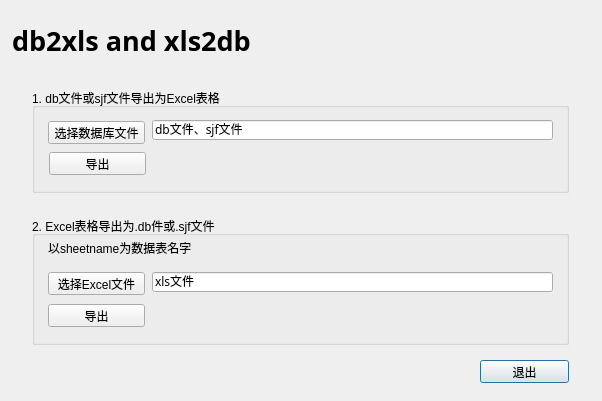
<?xml version="1.0" encoding="UTF-8"?>
<ui version="4.0">
 <class>Dialog</class>
 <widget class="QDialog" name="Dialog">
  <property name="geometry">
   <rect>
    <x>0</x>
    <y>0</y>
    <width>602</width>
    <height>401</height>
   </rect>
  </property>
  <widget class="QLabel" name="label">
   <property name="geometry">
    <rect>
     <x>12</x>
     <y>20</y>
     <width>511</width>
     <height>41</height>
    </rect>
   </property>
   <property name="font">
    <font>
     <family>微软雅黑</family>
     <pointsize>20</pointsize>
     <weight>75</weight>
     <bold>true</bold>
    </font>
   </property>
   <property name="text">
    <string>db2xls and xls2db</string>
   </property>
  </widget>
  <widget class="QPushButton" name="pushButton_quit">
   <property name="geometry">
    <rect>
     <x>480</x>
     <y>360</y>
     <width>89</width>
     <height>23</height>
    </rect>
   </property>
   <property name="text">
    <string>退出</string>
   </property>
  </widget>
  <widget class="QGroupBox" name="groupBox_2">
   <property name="geometry">
    <rect>
     <x>32</x>
     <y>216</y>
     <width>537</width>
     <height>129</height>
    </rect>
   </property>
   <property name="font">
    <font>
     <family>Microsoft YaHei UI</family>
     <weight>50</weight>
     <bold>false</bold>
    </font>
   </property>
   <property name="title">
    <string>2. Excel表格导出为.db件或.sjf文件</string>
   </property>
   <widget class="QPushButton" name="pushButton_xls2db">
    <property name="geometry">
     <rect>
      <x>16</x>
      <y>88</y>
      <width>97</width>
      <height>23</height>
     </rect>
    </property>
    <property name="font">
     <font>
      <family>Microsoft JhengHei UI</family>
     </font>
    </property>
    <property name="text">
     <string>导出</string>
    </property>
   </widget>
   <widget class="QLabel" name="label_txt">
    <property name="geometry">
     <rect>
      <x>16</x>
      <y>24</y>
      <width>169</width>
      <height>16</height>
     </rect>
    </property>
    <property name="text">
     <string>以sheetname为数据表名字</string>
    </property>
   </widget>
   <widget class="QPushButton" name="pushButton_selecxls">
    <property name="geometry">
     <rect>
      <x>16</x>
      <y>56</y>
      <width>97</width>
      <height>23</height>
     </rect>
    </property>
    <property name="font">
     <font>
      <family>Microsoft JhengHei UI</family>
     </font>
    </property>
    <property name="text">
     <string>选择Excel文件</string>
    </property>
   </widget>
   <widget class="QLineEdit" name="lineEdit_xlspath">
    <property name="geometry">
     <rect>
      <x>120</x>
      <y>56</y>
      <width>401</width>
      <height>20</height>
     </rect>
    </property>
    <property name="font">
     <font>
      <family>宋体</family>
     </font>
    </property>
    <property name="text">
     <string>xls文件</string>
    </property>
   </widget>
  </widget>
  <widget class="QGroupBox" name="groupBox">
   <property name="geometry">
    <rect>
     <x>32</x>
     <y>88</y>
     <width>537</width>
     <height>105</height>
    </rect>
   </property>
   <property name="font">
    <font>
     <family>Microsoft YaHei UI</family>
    </font>
   </property>
   <property name="title">
    <string>1. db文件或sjf文件导出为Excel表格</string>
   </property>
   <widget class="QLineEdit" name="lineEdit_dbpath">
    <property name="geometry">
     <rect>
      <x>120</x>
      <y>32</y>
      <width>401</width>
      <height>20</height>
     </rect>
    </property>
    <property name="font">
     <font>
      <family>宋体</family>
     </font>
    </property>
    <property name="text">
     <string>db文件、sjf文件</string>
    </property>
   </widget>
   <widget class="QPushButton" name="pushButton_selecdb">
    <property name="geometry">
     <rect>
      <x>16</x>
      <y>33</y>
      <width>97</width>
      <height>23</height>
     </rect>
    </property>
    <property name="font">
     <font>
      <family>Microsoft JhengHei UI</family>
     </font>
    </property>
    <property name="text">
     <string>选择数据库文件</string>
    </property>
   </widget>
   <widget class="QPushButton" name="pushButton_db2xls">
    <property name="geometry">
     <rect>
      <x>17</x>
      <y>64</y>
      <width>97</width>
      <height>23</height>
     </rect>
    </property>
    <property name="font">
     <font>
      <family>Microsoft JhengHei UI</family>
     </font>
    </property>
    <property name="text">
     <string>导出</string>
    </property>
   </widget>
  </widget>
  <zorder>groupBox</zorder>
  <zorder>groupBox_2</zorder>
  <zorder>label</zorder>
  <zorder>pushButton_quit</zorder>
  <zorder>layoutWidget</zorder>
 </widget>
 <resources/>
 <connections>
  <connection>
   <sender>pushButton_quit</sender>
   <signal>clicked()</signal>
   <receiver>Dialog</receiver>
   <slot>close()</slot>
   <hints>
    <hint type="sourcelabel">
     <x>725</x>
     <y>391</y>
    </hint>
    <hint type="destinationlabel">
     <x>418</x>
     <y>217</y>
    </hint>
   </hints>
  </connection>
 </connections>
</ui>
